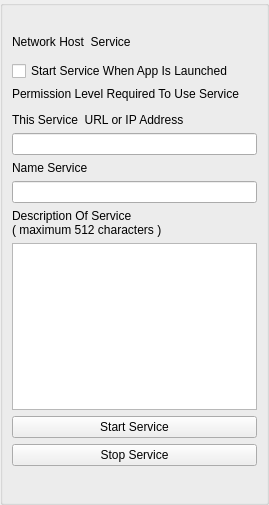
<?xml version="1.0" encoding="UTF-8"?>
<ui version="4.0">
 <class>NetworkHostServiceClass</class>
 <widget class="QWidget" name="NetworkHostServiceClass">
  <property name="geometry">
   <rect>
    <x>0</x>
    <y>0</y>
    <width>269</width>
    <height>505</height>
   </rect>
  </property>
  <property name="windowTitle">
   <string>Network Host Service</string>
  </property>
  <layout class="QVBoxLayout" name="verticalLayout">
   <property name="spacing">
    <number>0</number>
   </property>
   <property name="leftMargin">
    <number>0</number>
   </property>
   <property name="topMargin">
    <number>0</number>
   </property>
   <property name="rightMargin">
    <number>0</number>
   </property>
   <property name="bottomMargin">
    <number>0</number>
   </property>
   <item>
    <widget class="QGroupBox" name="ItemsGroupBox">
     <property name="minimumSize">
      <size>
       <width>0</width>
       <height>0</height>
      </size>
     </property>
     <property name="title">
      <string/>
     </property>
     <layout class="QVBoxLayout" name="verticalLayout_2">
      <item>
       <widget class="QLabel" name="m_StatusLabel">
        <property name="text">
         <string notr="true"/>
        </property>
       </widget>
      </item>
      <item>
       <widget class="QLabel" name="m_ServiceTitleLabel">
        <property name="text">
         <string>Network Host  Service</string>
        </property>
        <property name="wordWrap">
         <bool>true</bool>
        </property>
       </widget>
      </item>
      <item>
       <widget class="InformationWidget" name="m_InfoWidget" native="true"/>
      </item>
      <item>
       <widget class="QCheckBox" name="m_StartupCheckBox">
        <property name="text">
         <string>Start Service When App Is Launched</string>
        </property>
       </widget>
      </item>
      <item>
       <widget class="QLabel" name="m_PermissionLabel">
        <property name="text">
         <string>Permission Level Required To Use Service</string>
        </property>
       </widget>
      </item>
      <item>
       <widget class="PermissionWidget" name="m_PermissionWidget" native="true"/>
      </item>
      <item>
       <widget class="QLabel" name="m_UrlDescriptionLabel">
        <property name="text">
         <string>This Service  URL or IP Address</string>
        </property>
       </widget>
      </item>
      <item>
       <widget class="QLineEdit" name="m_UrlEdit"/>
      </item>
      <item>
       <widget class="QLabel" name="m_NameLabel">
        <property name="text">
         <string>Name Service</string>
        </property>
       </widget>
      </item>
      <item>
       <widget class="QLineEdit" name="m_NameEdit"/>
      </item>
      <item>
       <widget class="QLabel" name="m_DescriptionLabel">
        <property name="text">
         <string>Description Of Service  
( maximum 512 characters )</string>
        </property>
       </widget>
      </item>
      <item>
       <widget class="QPlainTextEdit" name="n_DescriptionEdit">
        <property name="sizePolicy">
         <sizepolicy hsizetype="Expanding" vsizetype="Preferred">
          <horstretch>0</horstretch>
          <verstretch>0</verstretch>
         </sizepolicy>
        </property>
       </widget>
      </item>
      <item>
       <widget class="QPushButton" name="m_StartButton">
        <property name="text">
         <string>Start Service</string>
        </property>
       </widget>
      </item>
      <item>
       <widget class="QPushButton" name="m_StopButton">
        <property name="sizePolicy">
         <sizepolicy hsizetype="Minimum" vsizetype="Preferred">
          <horstretch>0</horstretch>
          <verstretch>0</verstretch>
         </sizepolicy>
        </property>
        <property name="minimumSize">
         <size>
          <width>0</width>
          <height>0</height>
         </size>
        </property>
        <property name="text">
         <string>Stop Service</string>
        </property>
       </widget>
      </item>
      <item>
       <widget class="QLabel" name="m_ServiceStatusLabel">
        <property name="font">
         <font>
          <pointsize>10</pointsize>
         </font>
        </property>
        <property name="text">
         <string/>
        </property>
       </widget>
      </item>
      <item>
       <widget class="FriendListWidget" name="m_FriendListWidget" native="true">
        <property name="sizePolicy">
         <sizepolicy hsizetype="Expanding" vsizetype="Expanding">
          <horstretch>0</horstretch>
          <verstretch>0</verstretch>
         </sizepolicy>
        </property>
       </widget>
      </item>
     </layout>
    </widget>
   </item>
  </layout>
 </widget>
 <customwidgets>
  <customwidget>
   <class>FriendListWidget</class>
   <extends>QWidget</extends>
   <header>FriendListWidget.h</header>
   <container>1</container>
  </customwidget>
  <customwidget>
   <class>PermissionWidget</class>
   <extends>QWidget</extends>
   <header>PermissionWidget.h</header>
   <container>1</container>
  </customwidget>
  <customwidget>
   <class>InformationWidget</class>
   <extends>QWidget</extends>
   <header>InformationWidget.h</header>
   <container>1</container>
  </customwidget>
 </customwidgets>
 <resources>
  <include location="../NoLimitConnect.qrc"/>
 </resources>
 <connections/>
</ui>
